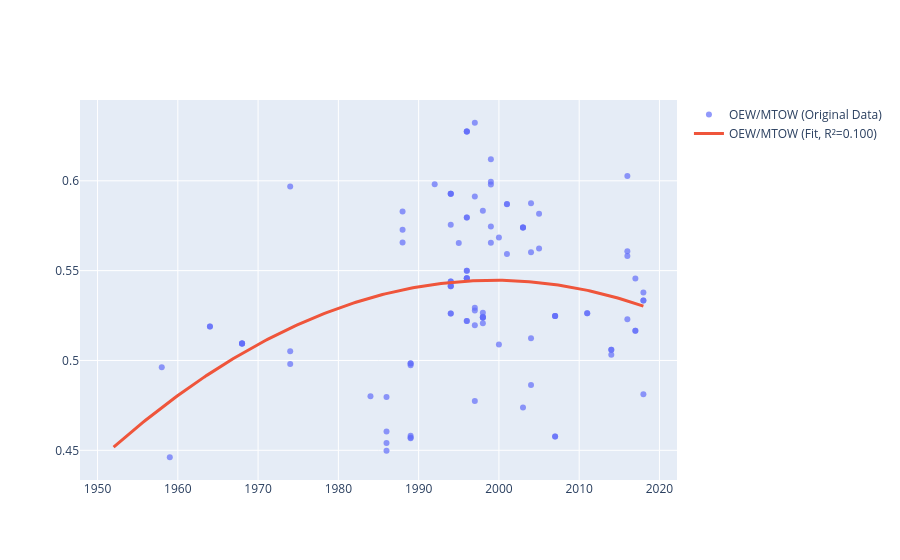

Here is the notebook cell this chart was saved with:
### Code cell
_compute_polynomials_from_dataframe(
    df=df_with_dot,
    col_name_x='YOI',
    list_col_names_y=['OEW/MTOW'],
    degree=2,
    plot=True
)

### Figure 1 — Plotly figure (JSON) as saved in the notebook; plotly's stock layout.template omitted (floating-point values rounded to 4 significant figures; data arrays with more than 128 entries replaced by an {"elided": "..."} marker saying what was removed)
{"data": [{"marker": {"opacity": 0.7}, "mode": "markers", "name": "OEW/MTOW (Original Data)", "type": "scatter", "x": {"elided": "129 float values"}, "y": {"elided": "129 float values"}}, {"line": {"width": 3}, "mode": "lines", "name": "OEW/MTOW (Fit, R²=0.100)", "type": "scatter", "x": {"elided": "200 float values"}, "y": {"elided": "200 float values"}}], "layout": {}}
